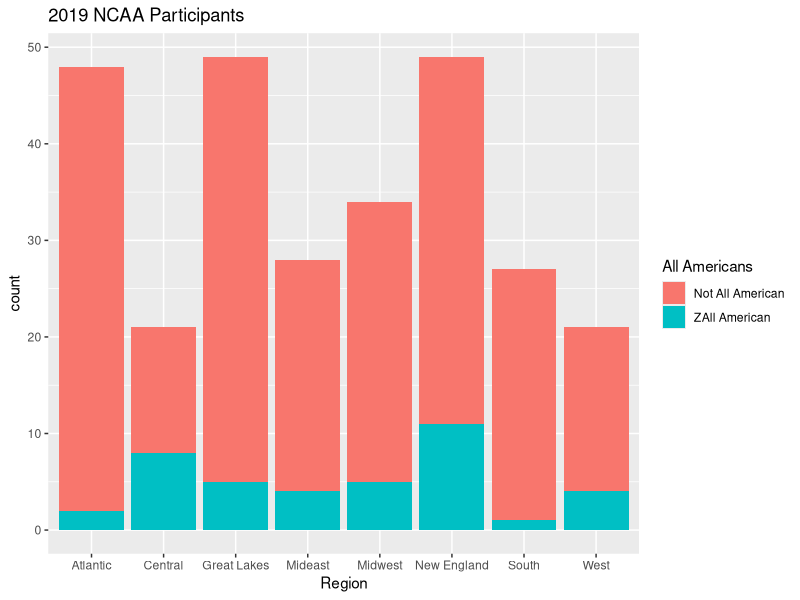

The R source for this figure:
## ---- chunk 1
library(tidyverse)
Nats19ind <- read_csv("Nats19ind.csv")
Nats19team <- read_csv("Nats19team.csv")
regions <- read_csv("regions.csv")
## ---- chunk 2
library(dplyr)
Nats19ind %>%
  filter(!is.na(PL)) %>%
  mutate(allAmerican = ifelse(PL <= 40, "ZAll American", "Not All American")) %>%
  ggplot(mapping = aes(x = Region, fill = allAmerican)) +
  geom_bar() +
  labs(title = "2019 NCAA Participants", fill = "All Americans")
  

Nats19ind %>%
  mutate(allAmerican = ifelse(PL <= 40, 1, 0)) %>%
  group_by(Region) %>%
  summarize(count = n())
  
Nats19ind %>%
  mutate(allAmerican = ifelse(PL <= 40, 1, 0)) %>%
  group_by(allAmerican, Region) %>%
  summarize(count = n())


